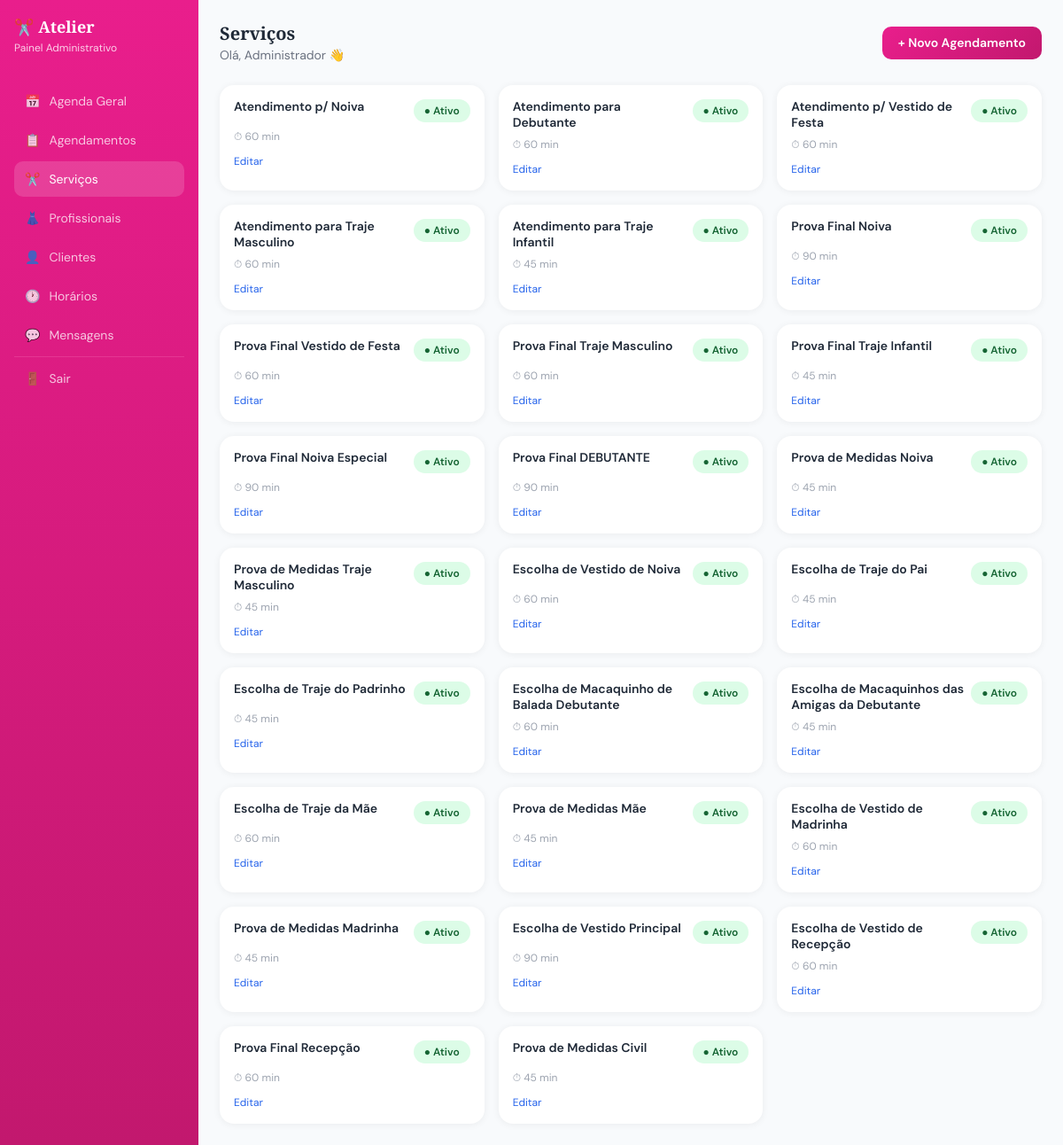
/views/admin/dashboard.php?aba=servicos (signed in), run on the app's committed database.
### tables this page shows
CREATE TABLE `servicos` (
  `id`            INT UNSIGNED    NOT NULL AUTO_INCREMENT,
  `categoria_id`  INT UNSIGNED    NULL,
  `nome`          VARCHAR(180)    NOT NULL,
  `descricao`     TEXT            NULL,
  `duracao_min`   SMALLINT        NOT NULL DEFAULT 60  COMMENT 'Duração em minutos',
  `preco`         DECIMAL(10,2)   NOT NULL DEFAULT 0.00,
  `foto_url`      VARCHAR(255)    NOT NULL DEFAULT '',
  `ativo`         TINYINT(1)      NOT NULL DEFAULT 1,
  `ordem`         SMALLINT        NOT NULL DEFAULT 0,
  `criado_em`     DATETIME        NOT NULL DEFAULT CURRENT_TIMESTAMP,
  PRIMARY KEY (`id`),
  CONSTRAINT `fk_serv_cat` FOREIGN KEY (`categoria_id`) REFERENCES `categorias_servico` (`id`) ON DELETE SET NULL
);

### models/Servico.php (called while the page is built, shortened)
<?php
class Servico
{
    private ?int    $id          = null;
    private string  $nome        = '';
    private int     $duracaoMin  = 60;
    private bool    $ativo       = true;
    public function getId(): ?int       { return $this->id; }
    public function getNome(): string   { return $this->nome; }
    public function getDuracaoMin(): int { return $this->duracaoMin; }
    public function isAtivo(): bool     { return $this->ativo; }
    public function setId(?int $id): void           { $this->id = $id; }
    public function setNome(string $v): void        { $this->nome = trim($v); }
    public function setDuracaoMin(int $v): void     { $this->duracaoMin = max(1, $v); }
    public function setAtivo(bool $v): void         { $this->ativo = $v; }
    public static function fromArray(array $row): self
    {
        $obj = new self();
        $obj->setId((int)$row['id']);
        $obj->setCategoriaId($row['categoria_id'] !== null ? (int)$row['categoria_id'] : null);
        $obj->setNome($row['nome'] ?? '');
        $obj->setDescricao($row['descricao'] ?? '');
        $obj->setDuracaoMin((int)($row['duracao_min'] ?? 60));
        $obj->setPreco((float)($row['preco'] ?? 0));
        $obj->setFotoUrl($row['foto_url'] ?? '');
        $obj->setAtivo((bool)($row['ativo'] ?? true));
        $obj->setOrdem((int)($row['ordem'] ?? 0));
        return $obj;
    }
    public static function listarTodos(): array
    {
        $pdo  = Database::getInstance();
        $stmt = $pdo->prepare("
            SELECT s.*, c.nome AS categoria_nome
              FROM servicos s
              LEFT JOIN categorias_servico c ON c.id = s.categoria_id
             ORDER BY s.ativo DESC, s.ordem ASC, s.nome ASC
        ");
        $stmt->execute();
        $servicos = [];
        while ($row = $stmt->fetch()) {
            $obj = self::fromArray($row);
            $obj->categoriaNome = $row['categoria_nome'] ?? '';
            $servicos[] = $obj;
        }
        return $servicos;
    }
}

### controllers/DashboardController.php (called while the page is built, shortened)
<?php
require_once __DIR__ . '/../models/Servico.php';
class DashboardController
{
    public function dadosAdmin(): array
    {
        $dataInicio = filter_input(INPUT_GET, 'data_inicio', FILTER_SANITIZE_SPECIAL_CHARS)
            ?? date('Y-m-01');
        $dataFim    = filter_input(INPUT_GET, 'data_fim',    FILTER_SANITIZE_SPECIAL_CHARS)
            ?? date('Y-m-t');
        return [
            'agendamentos'  => Agendamento::listarTodos($dataInicio, $dataFim),
            'profissionais' => Profissional::listarTodos(),
            'servicos'      => Servico::listarTodos(),
            'data_inicio'   => $dataInicio,
            'data_fim'      => $dataFim,
            'usuario_nome'  => $_SESSION['user_nome'] ?? '',
        ];
    }
}

### views/admin/dashboard.php (the view, shortened to what this page needs)
<!DOCTYPE html>
<html lang="pt-BR">
<head>
  <script src="https://cdn.tailwindcss.com"></script>
</head>
<?php
require_once __DIR__ . '/../../controllers/DashboardController.php';
$controller = new DashboardController();
$dados      = $controller->dadosAdmin();
$aba = filter_input(INPUT_GET, 'aba', FILTER_SANITIZE_SPECIAL_CHARS) ?? 'agenda';
?>
<body class="flex">
<aside class="sidebar w-56 flex-shrink-0 p-4 sticky top-0 h-screen overflow-y-auto hidden md:block">
  <div class="mb-8">
    <div class="text-white font-serif text-lg font-bold" style="font-family:'Playfair Display',serif;">
      ✂️ Atelier
    </div>
    <div class="text-pink-200 text-xs mt-0.5">Painel Administrativo</div>
  </div>
  <nav class="space-y-1 text-sm">
    <?php
    $abas = [
      'agenda'        => ['📅', 'Agenda Geral'],
      'agendamentos'  => ['📋', 'Agendamentos'],
      'servicos'      => ['✂️', 'Serviços'],
      'profissionais' => ['👗', 'Profissionais'],
      'clientes'      => ['👤', 'Clientes'],
      'horarios'      => ['🕐', 'Horários'],
      'mensagens'     => ['💬', 'Mensagens'],
    ];
    foreach ($abas as $key => [$icon, $label]):
      $cls = $aba === $key ? 'nav-item active' : 'nav-item';
    ?>
    <a href="?aba=<?= $key ?>" class="<?= $cls ?> flex items-center gap-2.5 px-3 py-2.5">
      <span><?= $icon ?></span> <?= $label ?>
    </a>
    <?php endforeach; ?>
    <hr class="border-pink-400/30 my-3" />
    <a href="<?= BASE_URL ?>/controllers/logica_logout.php" class="nav-item flex items-center gap-2.5 px-3 py-2.5">
      <span>🚪</span> Sair
    </a>
  </nav>
</aside>
<main class="flex-1 p-6 max-h-screen overflow-y-auto">
  <div class="flex items-center justify-between mb-6">
    <div>
      <h1 class="text-xl font-bold text-gray-800" style="font-family:'Playfair Display',serif;">
        <?= ['agenda'=>'Agenda Geral','agendamentos'=>'Agendamentos','servicos'=>'Serviços',
             'profissionais'=>'Profissionais','clientes'=>'Clientes','horarios'=>'Horários',
             'mensagens'=>'Mensagens'][$aba] ?? 'Dashboard' ?>
      </h1>
      <p class="text-gray-500 text-sm">Olá, <?= htmlspecialchars($dados['usuario_nome']) ?> 👋</p>
    </div>
    <button class="btn-rosa">+ Novo Agendamento</button>
  </div>
  <?php if ($aba === 'servicos'): ?>
  <div class="grid grid-cols-1 sm:grid-cols-2 lg:grid-cols-3 gap-4">
    <?php foreach ($dados['servicos'] as $sv): ?>
    <div class="card p-4">
      <div class="flex items-start justify-between mb-2">
        <h3 class="font-semibold text-gray-800 text-sm flex-1 leading-tight">
          <?= htmlspecialchars($sv->getNome()) ?>
        </h3>
        <button onclick="toggleServico(<?= $sv->getId() ?>, this)"
                class="toggle-ativo <?= $sv->isAtivo() ? 'ativo' : 'inativo' ?> ml-2 flex-shrink-0">
          <?= $sv->isAtivo() ? '● Ativo' : '○ Inativo' ?>
        </button>
      </div>
      <p class="text-xs text-gray-400 mb-3">
        ⏱ <?= $sv->getDuracaoMin() ?> min
      </p>
      <div class="flex gap-2">
        <button class="text-xs text-blue-600 hover:underline">Editar</button>
      </div>
    </div>
    <?php endforeach; ?>
  </div>
  <?php endif; ?>
</main>
</body>
</html>

### views/admin/dashboard.php (style rules this page uses)
body { font-family: 'DM Sans', sans-serif; background: #f8fafc; }
.sidebar { background: linear-gradient(180deg, #e91e8c 0%, #c2186e 100%); min-height: 100vh; }
.nav-item { color: rgba(255,255,255,0.75); border-radius: 10px; transition: all 0.2s; }
.nav-item:hover, .nav-item.active { background: rgba(255,255,255,0.15); color: white; }
.card { background: white; border-radius: 16px; box-shadow: 0 1px 8px rgba(0,0,0,0.06); }
.btn-rosa { background: linear-gradient(135deg,#e91e8c,#c2186e); color:white; border:none; border-radius:10px; padding:8px 18px; font-weight:600; cursor:pointer; font-size:0.875rem; transition:all 0.2s; }
.toggle-ativo { cursor:pointer; border-radius:20px; padding:4px 12px; font-size:0.75rem; font-weight:600; transition:all 0.2s; }
.ativo { background:#dcfce7; color:#166534; }

### data on the page
servicos: nome "Atendimento p/ Noiva", ativo "● Ativo", duracao_min "60"
servicos: nome "Atendimento para Debutante", ativo "● Ativo", duracao_min "60"
servicos: nome "Atendimento p/ Vestido de Festa", ativo "● Ativo", duracao_min "60"
servicos: nome "Atendimento para Traje Masculino", ativo "● Ativo", duracao_min "60"
servicos: nome "Atendimento para Traje Infantil", ativo "● Ativo", duracao_min "45"
servicos: nome "Prova Final Noiva", ativo "● Ativo", duracao_min "90"
servicos: nome "Prova Final Vestido de Festa", ativo "● Ativo", duracao_min "60"
servicos: nome "Prova Final Traje Masculino", ativo "● Ativo", duracao_min "60"
servicos: nome "Prova Final Traje Infantil", ativo "● Ativo", duracao_min "45"
servicos: nome "Prova Final Noiva Especial", ativo "● Ativo", duracao_min "90"
servicos: nome "Prova Final DEBUTANTE", ativo "● Ativo", duracao_min "90"
servicos: nome "Prova de Medidas Noiva", ativo "● Ativo", duracao_min "45"
servicos: nome "Prova de Medidas Traje Masculino", ativo "● Ativo", duracao_min "45"
servicos: nome "Escolha de Vestido de Noiva", ativo "● Ativo", duracao_min "60"
servicos: nome "Escolha de Traje do Pai", ativo "● Ativo", duracao_min "45"
servicos: nome "Escolha de Traje do Padrinho", ativo "● Ativo", duracao_min "45"
servicos: nome "Escolha de Macaquinho de Balada Debutante", ativo "● Ativo", duracao_min "60"
servicos: nome "Escolha de Macaquinhos das Amigas da Debutante", ativo "● Ativo", duracao_min "45"
servicos: nome "Escolha de Traje da Mãe", ativo "● Ativo", duracao_min "60"
servicos: nome "Prova de Medidas Mãe", ativo "● Ativo", duracao_min "45"
servicos: nome "Escolha de Vestido de Madrinha", ativo "● Ativo", duracao_min "60"
servicos: nome "Prova de Medidas Madrinha", ativo "● Ativo", duracao_min "45"
servicos: nome "Escolha de Vestido Principal", ativo "● Ativo", duracao_min "90"
servicos: nome "Escolha de Vestido de Recepção", ativo "● Ativo", duracao_min "60"
servicos: nome "Prova Final Recepção", ativo "● Ativo", duracao_min "60"
servicos: nome "Prova de Medidas Civil", ativo "● Ativo", duracao_min "45"

### other printed values
$icon "📅"
$label "Agenda Geral"
$icon "📋"
$label "Agendamentos"
$icon "✂️"
$label "Serviços"
$icon "👗"
$label "Profissionais"
$label "Clientes"
$icon "🕐"
$label "Horários"
$icon "💬"
$label "Mensagens"
$dados['usuario_nome'] "Administrador"
